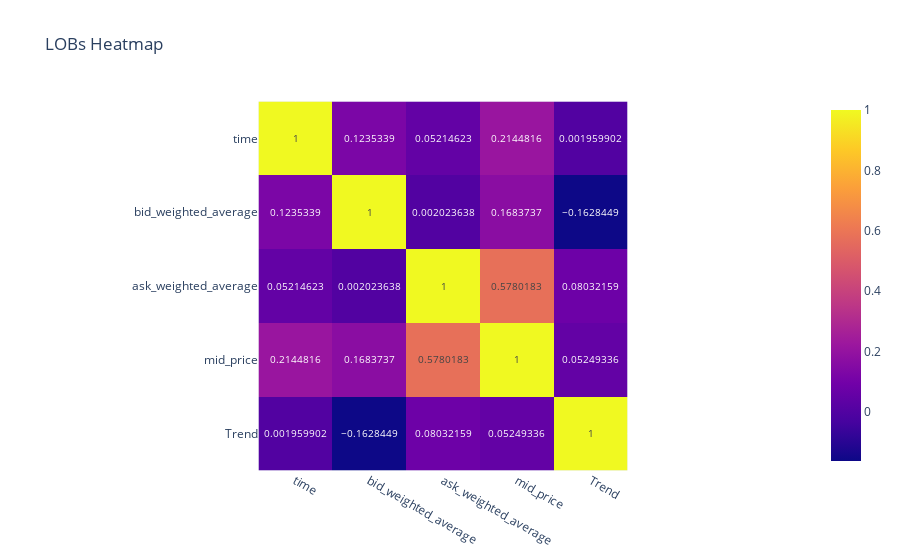

Source (notebook cell):
### Code cell
# Plot heatmap
px.imshow(data.corr(), text_auto=True, title="LOBs Heatmap")

### Figure 1 — Plotly figure (JSON) as saved in the notebook; plotly's stock layout.template omitted (floating-point values rounded to 4 significant figures)
{"data": [{"coloraxis": "coloraxis", "hovertemplate": "x: %{x}<br>y: %{y}<br>color: %{z}<extra></extra>", "name": "0", "texttemplate": "%{z}", "type": "heatmap", "x": ["time", "bid_weighted_average", "ask_weighted_average", "mid_price", "Trend"], "xaxis": "x", "y": ["time", "bid_weighted_average", "ask_weighted_average", "mid_price", "Trend"], "yaxis": "y", "z": [[1, 0.1235, 0.05215, 0.2145, 0.00196], [0.1235, 1, 0.002024, 0.1684, -0.1628], [0.05215, 0.002024, 1, 0.578, 0.08032], [0.2145, 0.1684, 0.578, 1, 0.05249], [0.00196, -0.1628, 0.08032, 0.05249, 1]]}], "layout": {"coloraxis": {"colorscale": [[0, "#0d0887"], [0.1111, "#46039f"], [0.2222, "#7201a8"], [0.3333, "#9c179e"], [0.4444, "#bd3786"], [0.5556, "#d8576b"], [0.6667, "#ed7953"], [0.7778, "#fb9f3a"], [0.8889, "#fdca26"], [1, "#f0f921"]]}, "title": {"text": "LOBs Heatmap"}, "xaxis": {"anchor": "y", "constrain": "domain", "domain": [0, 1], "scaleanchor": "y"}, "yaxis": {"anchor": "x", "autorange": "reversed", "constrain": "domain", "domain": [0, 1]}}}
